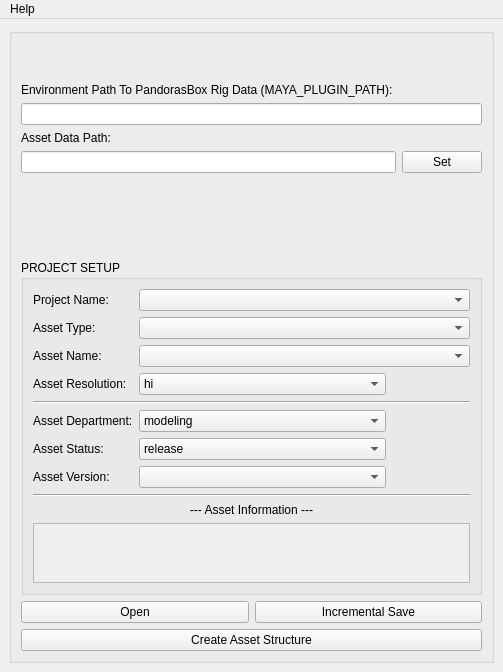
<?xml version="1.0" encoding="UTF-8"?>
<ui version="4.0">
 <class>Asset_Manager_obj</class>
 <widget class="QMainWindow" name="Asset_Manager_obj">
  <property name="geometry">
   <rect>
    <x>0</x>
    <y>0</y>
    <width>503</width>
    <height>672</height>
   </rect>
  </property>
  <property name="sizePolicy">
   <sizepolicy hsizetype="Fixed" vsizetype="Fixed">
    <horstretch>0</horstretch>
    <verstretch>0</verstretch>
   </sizepolicy>
  </property>
  <property name="minimumSize">
   <size>
    <width>0</width>
    <height>0</height>
   </size>
  </property>
  <property name="maximumSize">
   <size>
    <width>16777215</width>
    <height>672</height>
   </size>
  </property>
  <property name="windowTitle">
   <string>Asset Manager</string>
  </property>
  <widget class="QWidget" name="centralWidget">
   <layout class="QVBoxLayout" name="verticalLayout_4">
    <item>
     <widget class="QGroupBox" name="main_gb">
      <property name="title">
       <string/>
      </property>
      <layout class="QVBoxLayout" name="verticalLayout">
       <item>
        <widget class="QLabel" name="header_lab">
         <property name="text">
          <string/>
         </property>
        </widget>
       </item>
       <item>
        <widget class="QLabel" name="label">
         <property name="text">
          <string/>
         </property>
        </widget>
       </item>
       <item>
        <layout class="QVBoxLayout" name="env_lay">
         <item>
          <widget class="QLabel" name="env_lab">
           <property name="text">
            <string>Environment Path To PandorasBox Rig Data (MAYA_PLUGIN_PATH):</string>
           </property>
          </widget>
         </item>
         <item>
          <widget class="QLineEdit" name="env_led">
           <property name="enabled">
            <bool>true</bool>
           </property>
           <property name="sizePolicy">
            <sizepolicy hsizetype="Expanding" vsizetype="Fixed">
             <horstretch>0</horstretch>
             <verstretch>0</verstretch>
            </sizepolicy>
           </property>
           <property name="text">
            <string/>
           </property>
           <property name="readOnly">
            <bool>true</bool>
           </property>
          </widget>
         </item>
        </layout>
       </item>
       <item>
        <layout class="QVBoxLayout" name="set_project_lay">
         <item>
          <widget class="QLabel" name="set_lab">
           <property name="text">
            <string>Asset Data Path:</string>
           </property>
          </widget>
         </item>
         <item>
          <layout class="QHBoxLayout" name="set_lay">
           <item>
            <widget class="QLineEdit" name="set_led">
             <property name="enabled">
              <bool>true</bool>
             </property>
             <property name="sizePolicy">
              <sizepolicy hsizetype="Expanding" vsizetype="Fixed">
               <horstretch>0</horstretch>
               <verstretch>0</verstretch>
              </sizepolicy>
             </property>
             <property name="text">
              <string/>
             </property>
             <property name="readOnly">
              <bool>true</bool>
             </property>
            </widget>
           </item>
           <item>
            <widget class="QPushButton" name="set_btn">
             <property name="sizePolicy">
              <sizepolicy hsizetype="Fixed" vsizetype="Preferred">
               <horstretch>0</horstretch>
               <verstretch>0</verstretch>
              </sizepolicy>
             </property>
             <property name="minimumSize">
              <size>
               <width>32</width>
               <height>0</height>
              </size>
             </property>
             <property name="maximumSize">
              <size>
               <width>16777215</width>
               <height>16777215</height>
              </size>
             </property>
             <property name="text">
              <string>Set</string>
             </property>
            </widget>
           </item>
          </layout>
         </item>
        </layout>
       </item>
       <item>
        <spacer name="verticalSpacer">
         <property name="orientation">
          <enum>Qt::Vertical</enum>
         </property>
         <property name="sizeHint" stdset="0">
          <size>
           <width>20</width>
           <height>40</height>
          </size>
         </property>
        </spacer>
       </item>
       <item>
        <widget class="QGroupBox" name="asset_gb">
         <property name="title">
          <string>PROJECT SETUP</string>
         </property>
         <layout class="QVBoxLayout" name="verticalLayout_2">
          <item>
           <layout class="QVBoxLayout" name="project_lay">
            <item>
             <layout class="QHBoxLayout" name="project_name_lay">
              <item>
               <widget class="QLabel" name="project_name_lab">
                <property name="sizePolicy">
                 <sizepolicy hsizetype="Fixed" vsizetype="Preferred">
                  <horstretch>0</horstretch>
                  <verstretch>0</verstretch>
                 </sizepolicy>
                </property>
                <property name="minimumSize">
                 <size>
                  <width>100</width>
                  <height>0</height>
                 </size>
                </property>
                <property name="text">
                 <string>Project Name:</string>
                </property>
               </widget>
              </item>
              <item>
               <widget class="QComboBox" name="project_name_cb">
                <property name="sizePolicy">
                 <sizepolicy hsizetype="MinimumExpanding" vsizetype="Fixed">
                  <horstretch>0</horstretch>
                  <verstretch>0</verstretch>
                 </sizepolicy>
                </property>
                <property name="minimumSize">
                 <size>
                  <width>0</width>
                  <height>0</height>
                 </size>
                </property>
               </widget>
              </item>
             </layout>
            </item>
            <item>
             <layout class="QHBoxLayout" name="asset_type_lay">
              <item>
               <widget class="QLabel" name="asset_type_lab">
                <property name="minimumSize">
                 <size>
                  <width>100</width>
                  <height>0</height>
                 </size>
                </property>
                <property name="text">
                 <string>Asset Type:</string>
                </property>
               </widget>
              </item>
              <item>
               <widget class="QComboBox" name="asset_type_cb">
                <property name="sizePolicy">
                 <sizepolicy hsizetype="MinimumExpanding" vsizetype="Fixed">
                  <horstretch>0</horstretch>
                  <verstretch>0</verstretch>
                 </sizepolicy>
                </property>
               </widget>
              </item>
             </layout>
            </item>
            <item>
             <layout class="QHBoxLayout" name="asset_name_lay">
              <item>
               <widget class="QLabel" name="asset_name_lab">
                <property name="minimumSize">
                 <size>
                  <width>100</width>
                  <height>0</height>
                 </size>
                </property>
                <property name="text">
                 <string>Asset Name:</string>
                </property>
               </widget>
              </item>
              <item>
               <widget class="QComboBox" name="asset_name_cb">
                <property name="sizePolicy">
                 <sizepolicy hsizetype="MinimumExpanding" vsizetype="Fixed">
                  <horstretch>0</horstretch>
                  <verstretch>0</verstretch>
                 </sizepolicy>
                </property>
               </widget>
              </item>
             </layout>
            </item>
            <item>
             <layout class="QHBoxLayout" name="asset_res_lay">
              <item>
               <widget class="QLabel" name="asset_res_lab">
                <property name="sizePolicy">
                 <sizepolicy hsizetype="Fixed" vsizetype="Preferred">
                  <horstretch>0</horstretch>
                  <verstretch>0</verstretch>
                 </sizepolicy>
                </property>
                <property name="minimumSize">
                 <size>
                  <width>100</width>
                  <height>0</height>
                 </size>
                </property>
                <property name="text">
                 <string>Asset Resolution:</string>
                </property>
               </widget>
              </item>
              <item>
               <widget class="QComboBox" name="asset_res_cb">
                <property name="sizePolicy">
                 <sizepolicy hsizetype="MinimumExpanding" vsizetype="Fixed">
                  <horstretch>0</horstretch>
                  <verstretch>0</verstretch>
                 </sizepolicy>
                </property>
                <property name="minimumSize">
                 <size>
                  <width>247</width>
                  <height>0</height>
                 </size>
                </property>
                <item>
                 <property name="text">
                  <string>hi</string>
                 </property>
                </item>
                <item>
                 <property name="text">
                  <string>mid</string>
                 </property>
                </item>
                <item>
                 <property name="text">
                  <string>lo</string>
                 </property>
                </item>
               </widget>
              </item>
              <item>
               <spacer name="horizontalSpacer_4">
                <property name="orientation">
                 <enum>Qt::Horizontal</enum>
                </property>
                <property name="sizeHint" stdset="0">
                 <size>
                  <width>40</width>
                  <height>20</height>
                 </size>
                </property>
               </spacer>
              </item>
             </layout>
            </item>
            <item>
             <widget class="Line" name="asset_dpt_lin">
              <property name="orientation">
               <enum>Qt::Horizontal</enum>
              </property>
             </widget>
            </item>
            <item>
             <layout class="QHBoxLayout" name="asset_dpt_lay">
              <item>
               <widget class="QLabel" name="asset_dpt_lab">
                <property name="sizePolicy">
                 <sizepolicy hsizetype="Fixed" vsizetype="Preferred">
                  <horstretch>0</horstretch>
                  <verstretch>0</verstretch>
                 </sizepolicy>
                </property>
                <property name="minimumSize">
                 <size>
                  <width>100</width>
                  <height>0</height>
                 </size>
                </property>
                <property name="text">
                 <string>Asset Department:</string>
                </property>
               </widget>
              </item>
              <item>
               <widget class="QComboBox" name="asset_dpt_cb">
                <property name="sizePolicy">
                 <sizepolicy hsizetype="Fixed" vsizetype="Fixed">
                  <horstretch>0</horstretch>
                  <verstretch>0</verstretch>
                 </sizepolicy>
                </property>
                <property name="minimumSize">
                 <size>
                  <width>247</width>
                  <height>0</height>
                 </size>
                </property>
                <item>
                 <property name="text">
                  <string>modeling</string>
                 </property>
                </item>
                <item>
                 <property name="text">
                  <string>shading</string>
                 </property>
                </item>
                <item>
                 <property name="text">
                  <string>rigging</string>
                 </property>
                </item>
               </widget>
              </item>
              <item>
               <spacer name="horizontalSpacer">
                <property name="orientation">
                 <enum>Qt::Horizontal</enum>
                </property>
                <property name="sizeHint" stdset="0">
                 <size>
                  <width>40</width>
                  <height>20</height>
                 </size>
                </property>
               </spacer>
              </item>
             </layout>
            </item>
            <item>
             <layout class="QHBoxLayout" name="asset_status_lay">
              <item>
               <widget class="QLabel" name="asset_status_lab">
                <property name="minimumSize">
                 <size>
                  <width>100</width>
                  <height>0</height>
                 </size>
                </property>
                <property name="text">
                 <string>Asset Status:</string>
                </property>
               </widget>
              </item>
              <item>
               <widget class="QComboBox" name="asset_status_cb">
                <property name="sizePolicy">
                 <sizepolicy hsizetype="Fixed" vsizetype="Fixed">
                  <horstretch>0</horstretch>
                  <verstretch>0</verstretch>
                 </sizepolicy>
                </property>
                <property name="minimumSize">
                 <size>
                  <width>247</width>
                  <height>0</height>
                 </size>
                </property>
                <item>
                 <property name="text">
                  <string>release</string>
                 </property>
                </item>
                <item>
                 <property name="text">
                  <string>work</string>
                 </property>
                </item>
               </widget>
              </item>
              <item>
               <spacer name="horizontalSpacer_2">
                <property name="orientation">
                 <enum>Qt::Horizontal</enum>
                </property>
                <property name="sizeHint" stdset="0">
                 <size>
                  <width>40</width>
                  <height>20</height>
                 </size>
                </property>
               </spacer>
              </item>
             </layout>
            </item>
            <item>
             <layout class="QHBoxLayout" name="asset_version_lay">
              <item>
               <widget class="QLabel" name="asset_version_lab">
                <property name="minimumSize">
                 <size>
                  <width>100</width>
                  <height>0</height>
                 </size>
                </property>
                <property name="text">
                 <string>Asset Version:</string>
                </property>
               </widget>
              </item>
              <item>
               <widget class="QComboBox" name="asset_version_cb">
                <property name="sizePolicy">
                 <sizepolicy hsizetype="Fixed" vsizetype="Fixed">
                  <horstretch>0</horstretch>
                  <verstretch>0</verstretch>
                 </sizepolicy>
                </property>
                <property name="minimumSize">
                 <size>
                  <width>247</width>
                  <height>0</height>
                 </size>
                </property>
               </widget>
              </item>
              <item>
               <spacer name="horizontalSpacer_3">
                <property name="orientation">
                 <enum>Qt::Horizontal</enum>
                </property>
                <property name="sizeHint" stdset="0">
                 <size>
                  <width>40</width>
                  <height>20</height>
                 </size>
                </property>
               </spacer>
              </item>
             </layout>
            </item>
           </layout>
          </item>
          <item>
           <widget class="Line" name="asset_info_lin">
            <property name="orientation">
             <enum>Qt::Horizontal</enum>
            </property>
           </widget>
          </item>
          <item>
           <widget class="QLabel" name="asset_info_lab">
            <property name="text">
             <string>--- Asset Information ---</string>
            </property>
            <property name="alignment">
             <set>Qt::AlignCenter</set>
            </property>
           </widget>
          </item>
          <item>
           <widget class="QTextEdit" name="asset_info_ted">
            <property name="enabled">
             <bool>false</bool>
            </property>
            <property name="sizePolicy">
             <sizepolicy hsizetype="Expanding" vsizetype="Fixed">
              <horstretch>0</horstretch>
              <verstretch>0</verstretch>
             </sizepolicy>
            </property>
            <property name="maximumSize">
             <size>
              <width>16777215</width>
              <height>60</height>
             </size>
            </property>
           </widget>
          </item>
         </layout>
        </widget>
       </item>
       <item>
        <layout class="QHBoxLayout" name="file_btn_lay">
         <item>
          <widget class="QPushButton" name="open_btn">
           <property name="text">
            <string>Open</string>
           </property>
          </widget>
         </item>
         <item>
          <widget class="QPushButton" name="save_btn">
           <property name="text">
            <string>Incremental Save</string>
           </property>
          </widget>
         </item>
        </layout>
       </item>
       <item>
        <widget class="QPushButton" name="create_btn">
         <property name="text">
          <string>Create Asset Structure</string>
         </property>
        </widget>
       </item>
      </layout>
     </widget>
    </item>
   </layout>
  </widget>
  <widget class="QMenuBar" name="menubar">
   <property name="geometry">
    <rect>
     <x>0</x>
     <y>0</y>
     <width>503</width>
     <height>22</height>
    </rect>
   </property>
   <widget class="QMenu" name="menuHelp">
    <property name="title">
     <string>Help</string>
    </property>
    <addaction name="actionHelp_on_AssetManager"/>
   </widget>
   <addaction name="menuHelp"/>
  </widget>
  <action name="actionHelp_on_AssetManager">
   <property name="text">
    <string>Help on AssetManager</string>
   </property>
  </action>
 </widget>
 <resources/>
 <connections/>
</ui>
